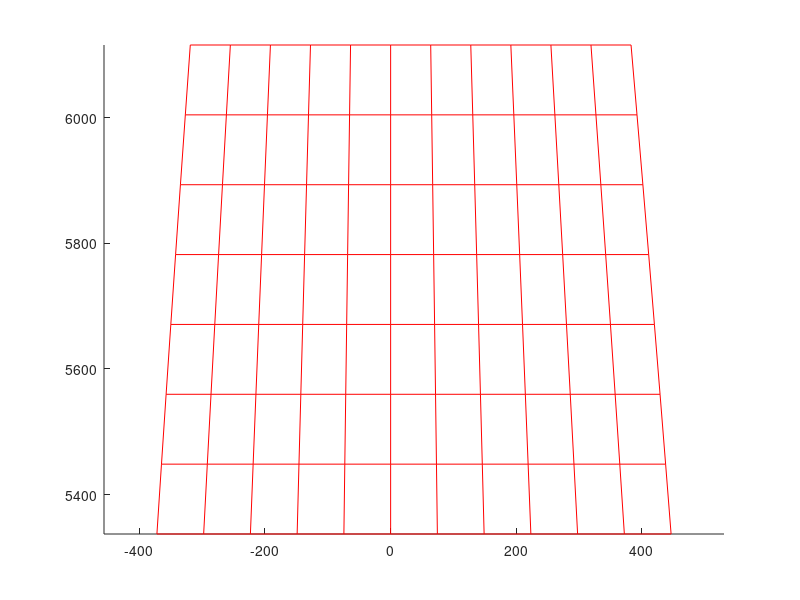

Reproduce this figure in MATLAB. (Note: this script raises an error after producing the figure.)
clear all;
R=6371;
L0=19*pi/180;
%generowanie macierzy punktow wezlowych siatki
no_f=8;
no_l=12;
f=linspace(48*pi/180,55*pi/180,no_f);
l=linspace(14*pi/180,25*pi/180,no_l);
[L,F] = meshgrid(l,f);

%wzor na odwzorowanie
X=R*F;
Y=R*cos(F).*(L-L0);

%parametry rysowania
figure(1);
axis equal;
hold on;

%rysowanie siatki
delta_f=1;
for i=1:delta_f:no_f;
    plot(Y(i,:),X(i,:),'r');
end

delta_l=1;
for i=1:delta_l:no_l;
    plot(Y(:,i),X(:,i),'r');
end

%odczytywanie wspolrzednych (fi,lambda) kontynent�w
fid = fopen('brzegpol.txt','r');
[A,inf] = fscanf(fid,'%f %f',[2 inf]);
Fk=(A(1,:))*pi/180;
Lk=(A(2,:))*pi/180;

%wzor na odwzorowanie
Xk=R*Fk;
Yk=R*cos(Fk).*(Lk-L0);

%wrysowanie konturu Polski
plot(Yk,Xk);